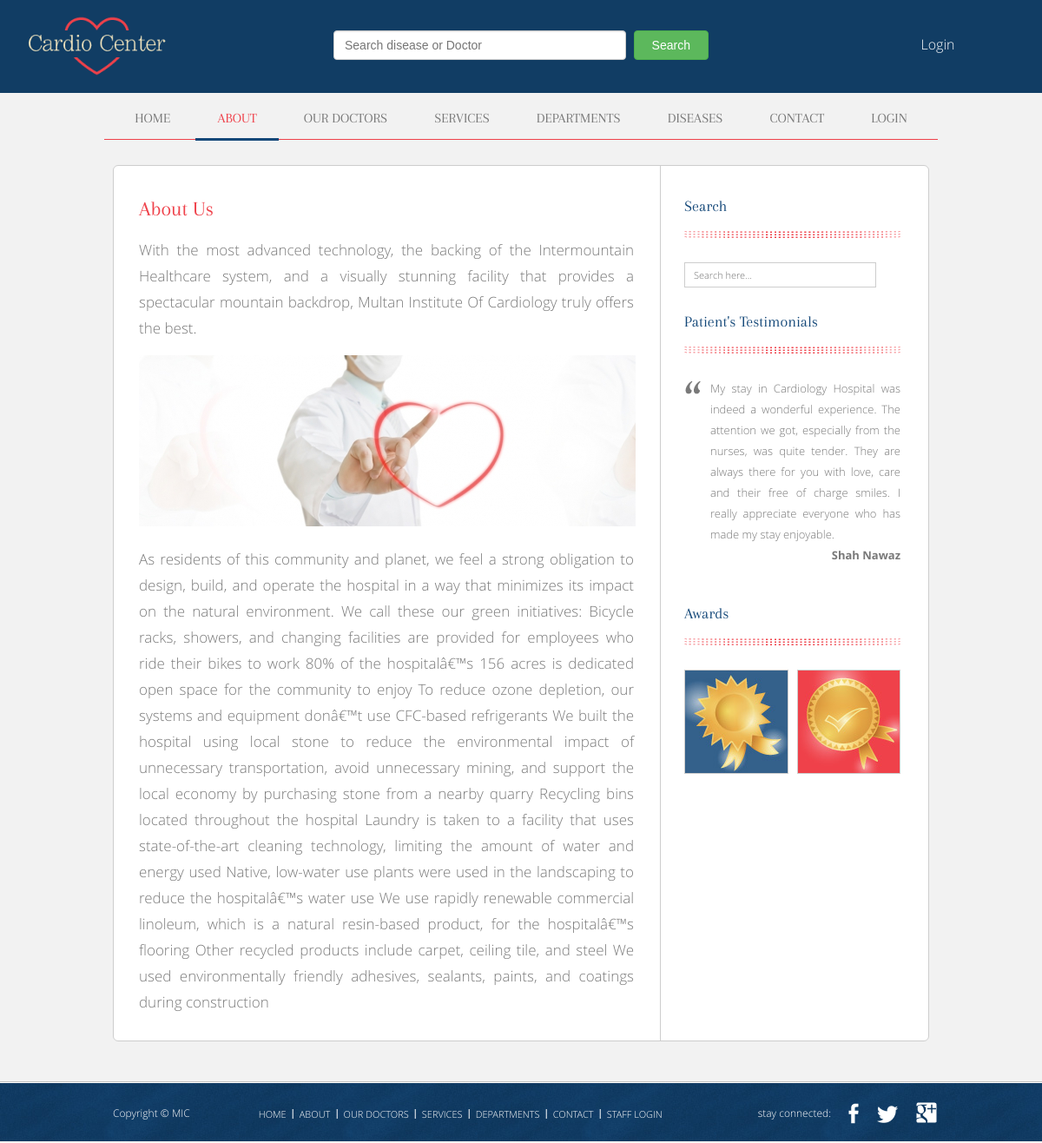
Page /about.php on the committed database.
### tables this page shows
CREATE TABLE IF NOT EXISTS `options` (
  `id` bigint(11) NOT NULL,
  `ref` varchar(100) NOT NULL,
  `name` varchar(500) NOT NULL,
  `value` text NOT NULL,
  `image` varchar(255) NOT NULL,
  `comments` varchar(500) NOT NULL,
  `created_at` timestamp NOT NULL DEFAULT CURRENT_TIMESTAMP ON UPDATE CURRENT_TIMESTAMP
);

### functions.php (called while the page is built, shortened)
<?php
function db() {
    return mysqli_connect(host, user, password, database);
}
function getData($table = 'options', $fields = "*", $where = '', $join = '', $limit = '') {
    $link = db();
    $data = array();
    $i = 0;
    $query = "select " . $fields . " from " . $table . " " . $where . " " . $join . " " . $limit;
    $result = mysqli_query($link, $query);
    while ($row = mysqli_fetch_assoc($result)) {
        $data[$i] = $row;
        $i++;
    }
    return $data;
}
$data = getData();

### about.php (the view, shortened to what this page needs)
<?php
include 'header.php';
?>
<body>
    <div id="body">
        <div class="content">
            <div id="section">
                <h2><?php echo $data[1]['name']; ?></h2>
                    <p>
                        <?php echo $data[1]['value']; ?>
                    </p>
                    <img src="images/uploads/<?php echo $data[1]['image']; ?>" alt="">
                    <p>
                        <?php echo $data[5]['value']; ?>
                    </p>
            </div>
            <div id="sidebar">
                <div class="search">
                    <h3>search</h3>
                    <form action="index.php">
                        <input type="text" name="search" id="search" placeholder="Search here...">
                    </form>
                </div>
                <div class="testimonials">
                    <h3>patient's testimonials</h3>
                    <ul>
                        <li>
                            <p>
                                <?php echo $data[6]['value']; ?>
                            </p>
                            <a href="#" ><?php echo $data[6]['name']; ?></a>
                        </li>
                    </ul>
                </div>
                <div class="awards">
                    <h3>awards</h3>
                    <a href="#" class="first"><img src="images/award.jpg" alt=""></a> <a href="#"><img src="images/award2.jpg" alt=""></a>
                </div>
            </div>
        </div>
    </div>
    <?php
    include 'footer.php';
    ?>

### css/style.css (style rules this page uses)
body { background: #f2f2f2; color: #797979; font-family: 'OpenSans-Light'; font-weight: normal; line-height: 1; margin: 0; min-width: 960px; padding: 0; }
#body { margin: 0; padding: 28px 0 46px 0; }
p { text-align: justify; }
#body .content { background: #fff url(../images/bg-sidebar.gif) repeat-y top right; border: 1px solid #cdcdcd; border-radius: 6px; margin: 0 auto; overflow: hidden; padding: 0; width: 938px; }
#body .content #section, #body .content #blog { float: left; margin: 0; padding: 37px 29px 29px; width: 570px; }
#body h2 { color: #ef414a; font-family: 'Arapey'; font-size: 24px; font-weight: normal; margin: 0; padding: 0 0 21px; text-transform: capitalize; }
#body .content #section > p { font-size: 17px; line-height: 30px; margin: 0; padding: 0; }
#body .content #section > img { display: block; margin: 16px 0 23px; }
#body .content #sidebar { float: left; margin: 0; padding: 37px 0; width: 308px; }
#body .content #sidebar div { margin: 0 0 30px; padding: 0 30px 0 29px; }
#body .content #sidebar div h3 { background: url(../images/dots.gif) no-repeat center bottom; color: #144879; font-family: 'Arapey'; font-size: 18px; font-weight: normal; margin: 0 0 28px; padding: 0 0 28px; text-transform: capitalize; }
#body .content #sidebar div form { margin: 0; padding: 0; }
#body .content #sidebar div form input { margin: 0; padding: 0; }
#body .content #sidebar div form #search { background: 0; border: 1px solid #cdcdcd; display: block; font-family: 'OpenSans-Light'; font-weight: normal; font-size: 11px; height: 27px; line-height: 27px; padding: 0 10px; width: 199px; }
#body .content #sidebar div ul { margin: 0; padding: 0; }
#body .content #sidebar div ul li { font-size: 13px; line-height: 24px; list-style: none; margin: 0; overflow: hidden; padding: 0; }
#body .content #sidebar div ul li p { clear: both; font-size: 13px; font-weight: normal; line-height: 24px; margin: 0; padding: 0; }
#body .content #sidebar .testimonials { margin: 0; }
#body .content #sidebar .testimonials ul li { padding: 0 0 46px; }
#body .content #sidebar .testimonials ul li p { background: url(../images/icons.png) no-repeat -43px -254px; padding: 0 0 0 30px; }
#body .content #sidebar .testimonials ul li > a { color: #797979; float: right; font-family: 'OpenSans-Bold'; font-size: 13px; font-weight: normal; line-height: 24px; text-decoration: none; }
#body .content #sidebar .awards { padding: 0 24px; }
#body .content #sidebar .awards h3 { clear: both; margin: 0 6px 28px 5px; }
#body .content #sidebar .awards a { border: 1px solid #cdcdcd; display: block; float: left; margin: 0 5px; padding: 0; }
#body .content #sidebar .awards img { border: 0; display: block; margin: 0; padding: 0; }

### css/mic.css (style rules this page uses)
.content { margin-top: 50px; }

### rows in the picture
options: name "About Us", value "With the most advanced technology, the backing of the Intermountain Healthcare system, and a visually stunning facility that provides a spectacular mountain backdrop, Multan Institute Of Cardiology truly offers the best.", image (picture)
options: value "As residents of this community and planet, we feel a strong obligation to design, build, and operate the hospital in a way that minimizes its impact on the natural environment. We call these our green initiatives: Bicycle racks, showers, and changing facilities are provided for employees who ride their bikes to work 80% of the hospitalâ€™s 156 acres is dedicated open space for the community to enjoy To reduce ozone depletion, our systems and equipment donâ€™t use CFC-based refrigerants We built the hospital using local stone to reduce the environmental impact of unnecessary transportation, avoid unnecessary mining, and support the local economy by purchasing stone from a nearby quarry…"
options: value "My stay in Cardiology Hospital was indeed a wonderful experience. The attention we got, especially from the nurses, was quite tender. They are always there for you with love, care and their free of charge smiles. I really appreciate everyone who has made my stay enjoyable.", name "Shah Nawaz"
